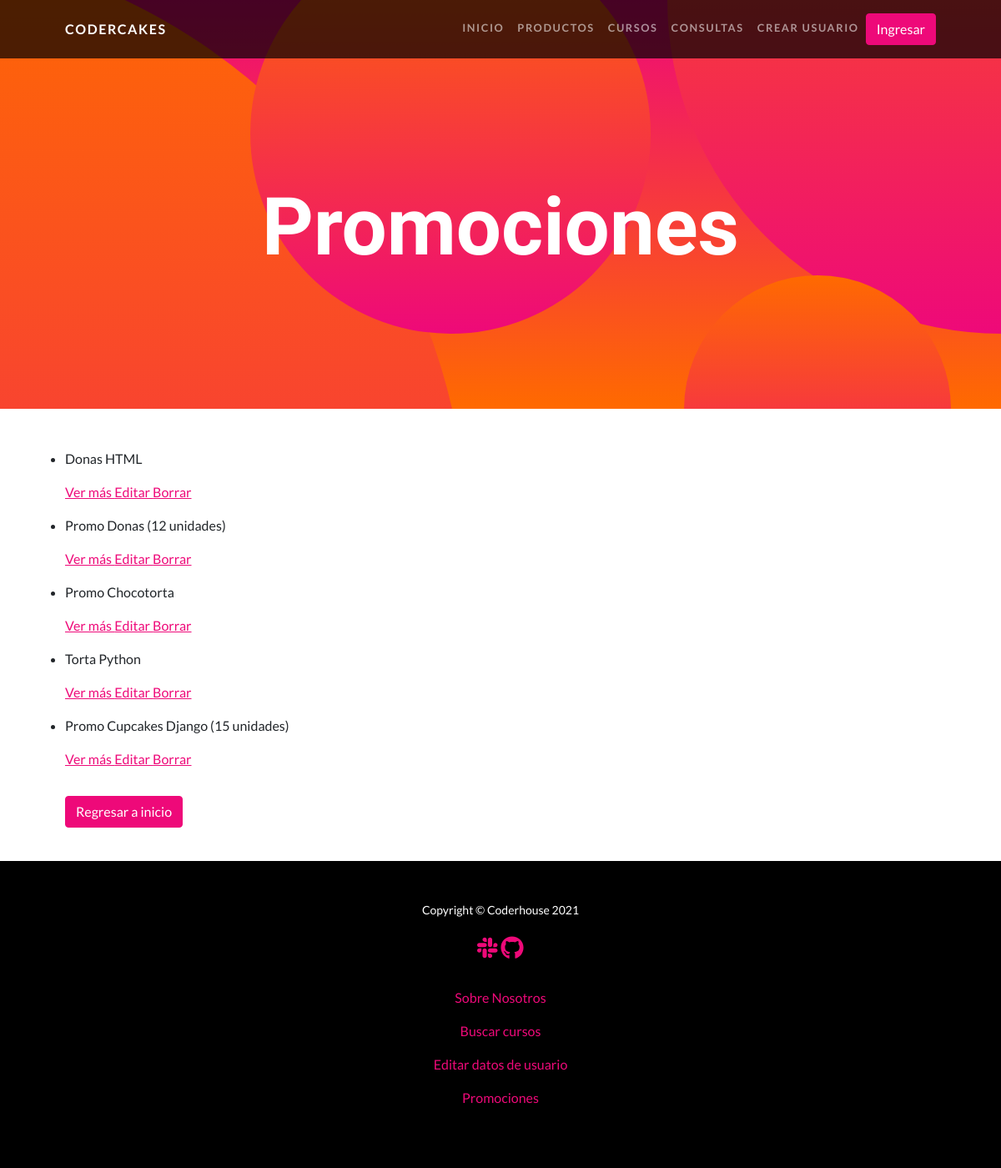
Page /AppCoder/producto/list on the earlier database version.
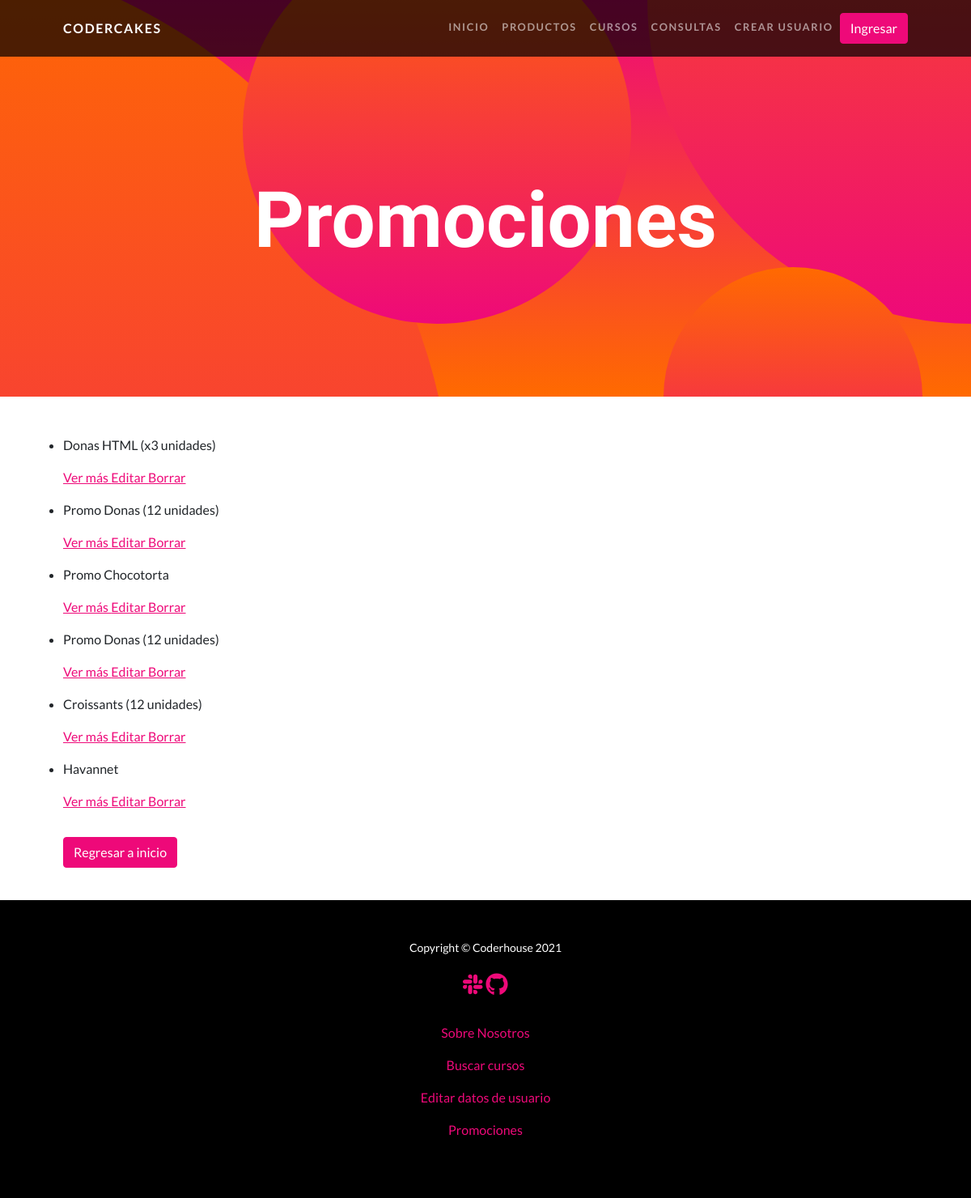
Same page on the later database version.
### AppCoder/models.py (models this page shows, shortened)
class Productos(models.Model):
    nombreProd = models.CharField(max_length=40)
    precio = models.IntegerField()

### AppCoder/views.py (the view)
# urls.py: path('producto/list', views.ProductoList.as_view(), name='List'),
class ProductoList(ListView):
    model = Productos
    template_name= "AppCoder/productos_list.html"

### AppCoder/templates/AppCoder/productos_list.html
{% extends "AppCoder/padre.html" %}
{% load static %}
{% block contenido %}
<header class="masthead text-center text-white">
    <div class="masthead-content">
        <div class="container px-5">
            <h1 class="masthead-heading mb-0">Promociones</h1>
        </div>
    </div>
    <div class="bg-circle-1 bg-circle"></div>
    <div class="bg-circle-2 bg-circle"></div>
    <div class="bg-circle-3 bg-circle"></div>
    <div class="bg-circle-4 bg-circle"></div>
</header>
        <section id="scroll">
            <div class="container px-5">
            <br><br>
                <div class="row gx-5 align-items-center">
                        <ul>
                            {% for producto in object_list %}
                                <li>
                                    <p> {{ producto.nombreProd }} </p>
                                    <p>
                                        <a href=" {% url 'Detail' producto.id %} "> Ver más </a>
                                        <a href=" {% url 'Edit' producto.id %} "> Editar </a>
                                        <a href=" {% url 'Delete' producto.id %} "> Borrar </a>
                                    </p>
                                </li>
                            {% endfor %}
                        </ul>
                        <p>
                            <a class="btn btn-primary" href="{% url 'Inicio' %}">Regresar a inicio</a>
                        </p>
                </div>
                <br>
            </div>
        </section>
{% endblock %}

### AppCoder/templates/AppCoder/padre.html (shortened to what this page needs)
<!DOCTYPE html>
<html lang="en">
    <head>
        {% load static %}
        <link href="{% static 'AppCoder/css/styles.css' %}" rel="stylesheet" />
    </head>
    <body id="page-top">
        <nav class="navbar navbar-expand-lg navbar-dark navbar-custom fixed-top">
            <div class="container px-5">
                <a class="navbar-brand" href="#page-top">CoderCakes</a>
                <div class="collapse navbar-collapse" id="navbarResponsive">
                    <ul class="navbar-nav ms-auto">
                        <li class="nav-item"><a class="nav-link" href="inicio">Inicio</a></li>
                        <li class="nav-item"><a class="nav-link" href="productos">Productos</a></li>
                        <li class="nav-item"><a class="nav-link" href="cursos">Cursos</a></li>
                        <li class="nav-item"><a class="nav-link" href="consultasFormulario">Consultas</a></li>
                        <li class="nav-item"><a class="nav-link" href="register">Crear usuario</a></li>
                        {% if not request.user.is_authenticated %}
                        <li class="nav-item"><a class="btn btn-primary" href="login">Ingresar</a>
                        {% endif %}
                    </ul>
                </div>
            </div>
        </nav>
        {% block contenido %}
        {% endblock %}
        <footer class="py-5 bg-black">
            <div class="container px-5">
                <p class="m-0 text-center text-white small">Copyright &copy; Coderhouse 2021
                    <br><br>
                    <a href="https://app.slack.com/client/T02FYJW6U"><i class="fab fa-slack fa-2x"></i></a>
                    <a href="https://github.com/sofibernz/Entrega_Final_Python.git"><i class="fab fa-github fa-2x"></i></a>
                    <p style="text-align: center;" class="nav-item">
                        <br>
                        <a class="nav-link" href="sobreNosotros">Sobre Nosotros</a>
                        <a class="nav-link" href="busquedaCurso">Buscar cursos</a>
                        <a class="nav-link" href="editarPerfil">Editar datos de usuario</a>
                        <a class="nav-link" href="producto/list">Promociones</a>
                    </p>
                </p>
            </div>
        </footer>
    </body>
</html>

Differences in the rows shown:
removed Productos: nombreProd "Torta Python"
removed Productos: nombreProd "Promo Cupcakes Django (15 unidades)"
changed Productos: nombreProd "Donas HTML" → "Donas HTML (x3 unidades)"
added Productos: nombreProd "Promo Donas (12 unidades)"
added Productos: nombreProd "Croissants (12 unidades)"
added Productos: nombreProd "Havannet"
